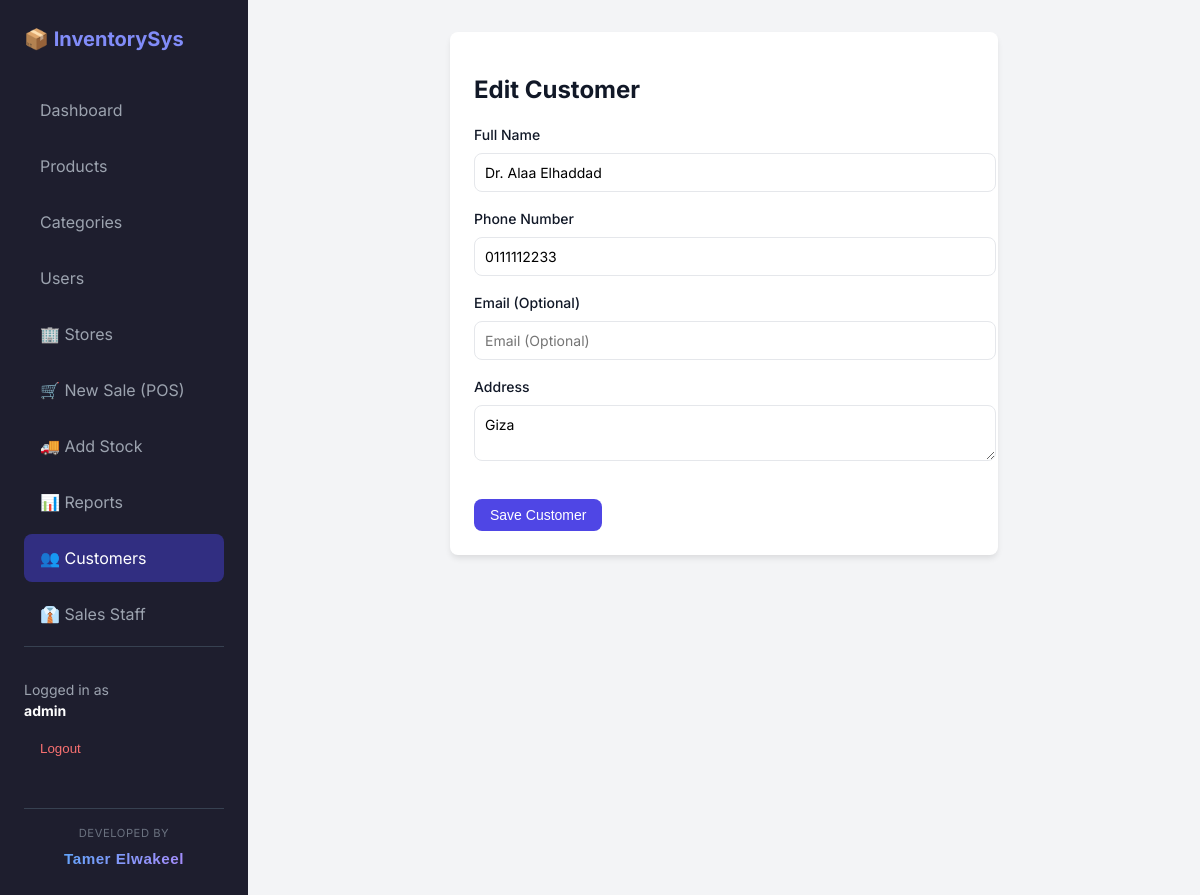
The page /customers/1/edit/ (signed in) on the database its author committed.
### inventory/models.py (models this page shows, shortened)
class Customer(models.Model):
    name = models.CharField(max_length=100)
    phone = models.CharField(max_length=20, unique=True)
    address = models.TextField(blank=True)
    email = models.EmailField(blank=True, null=True)
    created_at = models.DateTimeField(auto_now_add=True)

### inventory/views.py (the view)
# urls.py: path('customers/<int:pk>/edit/', views.customer_update, name='customer_update'),
@user_passes_test(lambda u: u.is_superuser)
def customer_update(request, pk):
    c = get_object_or_404(Customer, pk=pk)
    if request.method == 'POST':
        form = CustomerForm(request.POST, instance=c)
        if form.is_valid():
            form.save()
            return redirect('customer_list')
    else:
        form = CustomerForm(instance=c)
    return render(request, 'inventory/customer_form.html', {'form': form, 'title': 'Edit Customer'})

### inventory/forms.py
class CustomerForm(forms.ModelForm):
    class Meta:
        model = Customer
        fields = ['name', 'phone', 'address', 'email']
        widgets = {
            'name': forms.TextInput(attrs={'class': 'form-input', 'placeholder': 'Full Name'}),
            'phone': forms.TextInput(attrs={'class': 'form-input', 'placeholder': 'Phone Number'}),
             'email': forms.EmailInput(attrs={'class': 'form-input', 'placeholder': 'Email (Optional)'}),
            'address': forms.Textarea(attrs={'class': 'form-textarea', 'rows': 2, 'placeholder': 'Address'}),
        }

### templates/inventory/customer_form.html (shortened to what this page needs)
{% extends 'base.html' %}
{% block content %}
<div class="card" style="max-width: 500px; margin: 0 auto;">
    <h1 class="mb-4" style="font-size: 1.5rem; font-weight: 700;">{{ title }}</h1>
    <form method="post">
        <div class="form-group">
            <label class="form-label">Full Name</label>
            {{ form.name }}
        </div>
        <div class="form-group">
            <label class="form-label">Phone Number</label>
            {{ form.phone }}
        </div>
        <div class="form-group">
            <label class="form-label">Email (Optional)</label>
            {{ form.email }}
        </div>
        <div class="form-group">
            <label class="form-label">Address</label>
            {{ form.address }}
        </div>
        <button type="submit" class="btn btn-primary w-full" style="margin-top: 1rem;">Save Customer</button>
    </form>
</div>
{% endblock %}

### templates/base.html (shortened to what this page needs)
{% load static %}
<!DOCTYPE html>
<html lang="en">
<head>
    <link rel="stylesheet" href="{% static 'css/style.css' %}">
</head>
<body>
    <div class="layout">
        <aside class="sidebar">
            <div class="sidebar-title">📦 InventorySys</div>
            <nav>
                <a href="{% url 'dashboard' %}"
                    class="nav-link {% if request.resolver_match.url_name == 'dashboard' %}active{% endif %}">
                    Dashboard
                </a>
                <a href="{% url 'product_list' %}"
                    class="nav-link {% if 'product' in request.resolver_match.url_name %}active{% endif %}">
                    Products
                </a>
                <a href="{% url 'category_list' %}"
                    class="nav-link {% if 'category' in request.resolver_match.url_name %}active{% endif %}">
                    Categories
                </a>
                {% if request.user.is_superuser %}
                <a href="{% url 'user_list' %}"
                    class="nav-link {% if 'user' in request.resolver_match.url_name %}active{% endif %}">Users</a>
                <a href="{% url 'store_list' %}"
                    class="nav-link {% if 'store' in request.resolver_match.url_name %}active{% endif %}">🏢 Stores</a>
                {% endif %}
                <a href="{% url 'pos' %}"
                    class="nav-link {% if 'pos' in request.resolver_match.url_name %}active{% endif %}">
                    🛒 New Sale (POS)
                </a>
                <a href="{% url 'purchase' %}"
                    class="nav-link {% if 'purchase' in request.resolver_match.url_name %}active{% endif %}">
                    🚚 Add Stock
                </a>
                <a href="{% url 'reports' %}"
                    class="nav-link {% if 'reports' in request.resolver_match.url_name %}active{% endif %}">
                    📊 Reports
                </a>
                <a href="{% url 'customer_list' %}"
                    class="nav-link {% if 'customer' in request.resolver_match.url_name %}active{% endif %}">
                    👥 Customers
                </a>
                <a href="{% url 'salesperson_list' %}"
                    class="nav-link {% if 'salesperson' in request.resolver_match.url_name %}active{% endif %}">
                    👔 Sales Staff
                </a>
            </nav>
            <div style="margin-top: auto; padding-top: 2rem; border-top: 1px solid #374151;">
                <div style="font-size: 0.875rem; color: #9CA3AF;">
                    Logged in as <br>
                    <strong style="color: white;">{{ request.user.username }}</strong>
                </div>
                <form action="{% url 'logout' %}" method="post" style="margin-top: 0.5rem;">
                    <button type="submit" class="nav-link"
                        style="background: none; border: none; padding: 0.75rem 1rem; color: #F87171; width: 100%; text-align: left; cursor: pointer;">
                        Logout
                    </button>
                </form>
            </div>
            <div style="margin-top: 2rem; padding-top: 1rem; border-top: 1px solid #374151; text-align: center;">
                <span
                    style="display: block; font-size: 0.7rem; color: #6B7280; text-transform: uppercase; letter-spacing: 0.05em; margin-bottom: 0.25rem;">Developed
                    By</span>
                <span
                    style="background: linear-gradient(135deg, #60A5FA 0%, #A78BFA 100%); -webkit-background-clip: text; -webkit-text-fill-color: transparent; font-weight: 800; font-size: 0.95rem; font-family: sans-serif; letter-spacing: 0.5px;">Tamer
                    Elwakeel</span>
            </div>
        </aside>
        <main class="main-content">
            {% block content %}{% endblock %}
        </main>
    </div>
</body>
</html>

### static/css/style.css (style rules this page uses)
:root { --primary-color: #4F46E5; --primary-hover: #4338CA; --secondary-color: #64748B; --success-color: #10B981; --danger-color: #EF4444; --warning-color: #F59E0B; --bg-body: #F3F4F6; --bg-card: #FFFFFF; --text-main: #111827; --text-muted: #6B7280; --border-color: #E5E7EB; --shadow-sm: 0 1px 2px 0 rgba(0, 0, 0, 0.05); --shadow-md: 0 4px 6px -1px rgba(0, 0, 0, 0.1); --shadow-lg: 0 10px 15px -3px rgba(0, 0, 0, 0.1); --radius: 0.5rem; }
body { font-family: 'Inter', sans-serif; color: var(--text-main); background-color: var(--bg-body); margin: 0; line-height: 1.5; }
.layout { display: flex; min-height: 100vh; }
.sidebar { width: 200px; background-color: #1E1E2E; color: white; padding: 1.5rem; display: flex; flex-direction: column; }
.sidebar-title { font-size: 1.25rem; font-weight: 700; margin-bottom: 2rem; color: #818CF8; }
.nav-link { display: block; padding: 0.75rem 1rem; color: #9CA3AF; text-decoration: none; border-radius: var(--radius); margin-bottom: 0.5rem; transition: all 0.2s; }
.nav-link:hover, .nav-link.active { background-color: #312E81; color: white; }
.main-content { flex: 1; padding: 2rem; overflow-y: auto; }
.card { background-color: var(--bg-card); border-radius: var(--radius); padding: 1.5rem; box-shadow: var(--shadow-md); margin-bottom: 1.5rem; }
.btn { display: inline-flex; align-items: center; padding: 0.5rem 1rem; border-radius: var(--radius); font-weight: 500; text-decoration: none; cursor: pointer; border: none; transition: background-color 0.2s; font-size: 0.875rem; }
.btn-primary { background-color: var(--primary-color); color: white; }
.form-group { margin-bottom: 1rem; }
.form-label { display: block; margin-bottom: 0.5rem; font-weight: 500; font-size: 0.875rem; }
.form-input, .form-select, .form-textarea, .form-file { width: 100%; padding: 0.625rem; border: 1px solid var(--border-color); border-radius: var(--radius); font-family: inherit; font-size: 0.875rem; }
.mb-4 { margin-bottom: 1rem; }

### rows shown on the page
Customer: name "Dr. Alaa Elhaddad", phone "0111112233", address "Giza"

### other values the page prints
{{ request.user.username }} "admin"
{{ title }} "Edit Customer"
